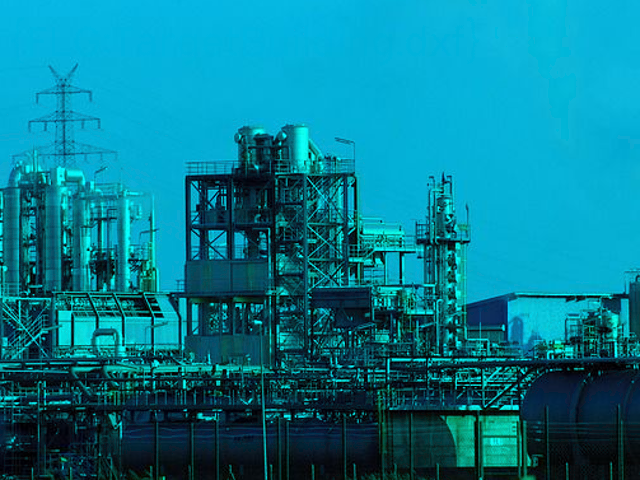
#> input picture MISCELLANEOUS/Blood.png, 640 x 480 px
$ python dig.py
#> lines starting #> are read from the running program, lines starting #| are printed output that depends on the picture
from PIL import Image

im = Image.open("Blood.png")
#> im is the input picture: PIL image 640x480 RGBA; mean R, G, B, A 6.4, 122.1, 143.9, 255

# im.convert(mode="L").show()
# there are 4 bands in this image,
# get pixels from all bands(0-R, 1-G, 2-B, 3-A)
# getdata() returns a list of tuples of the pixels
pixelsR = list(im.getdata(band=0))
#> pixelsR = 307200 items
pixelsG = list(im.getdata(band=1))
#> pixelsG = 307200 items
pixelsB = list(im.getdata(band=2))
#> pixelsB = 307200 items
pixelsA = list(im.getdata(band=3))
#> pixelsA = 307200 items


newpixels = list()
# print the size of the list of pixels, and size (hxw) of the image
print(len(pixelsR), im.size)
#| 307200 (640, 480)
# for every pixel of the image, set bands RGB to 0 and only band A to R+200
# +200 is to make the image darker for a better eye recognition
for i in range(len(pixelsR)) :
    G = pixelsG[i]
    B = pixelsB[i]
    R = pixelsR[i]
    A = pixelsA[i]
    newpixels.append((0,0,0,R+200))
#> this loop made 307200 passes
#> (G, B, R) on passes 1 to 3: (183, 228, 6), (182, 227, 5), (182, 227, 5)
#> after the loop, newpixels = 307200 items

# creates a new Image instance
imR = Image.new(im.mode, im.size)
#> imR: PIL image 640x480 RGBA; every value is 0
# puts the list of tuples of pixels in the imR object
imR.putdata(newpixels)
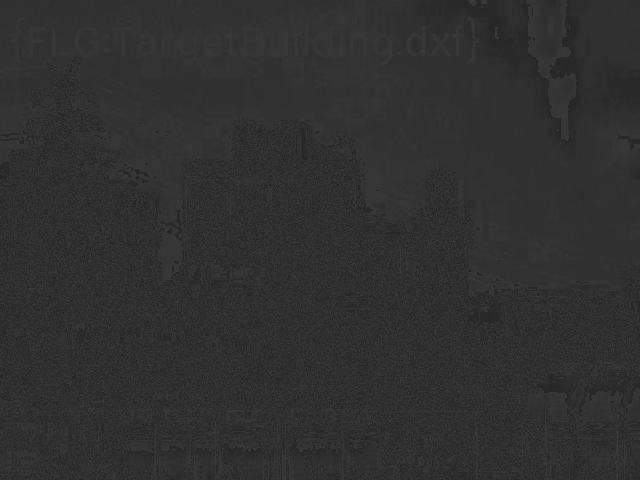
#> imR: PIL image 640x480 RGBA; mean R, G, B, A 0, 0, 0, 206.4; transparent parts drawn white
imR.show()

# width, height = im.size
# pixels = [pixels[i * width:(i + 1) * width] for i in xrange(height)]
